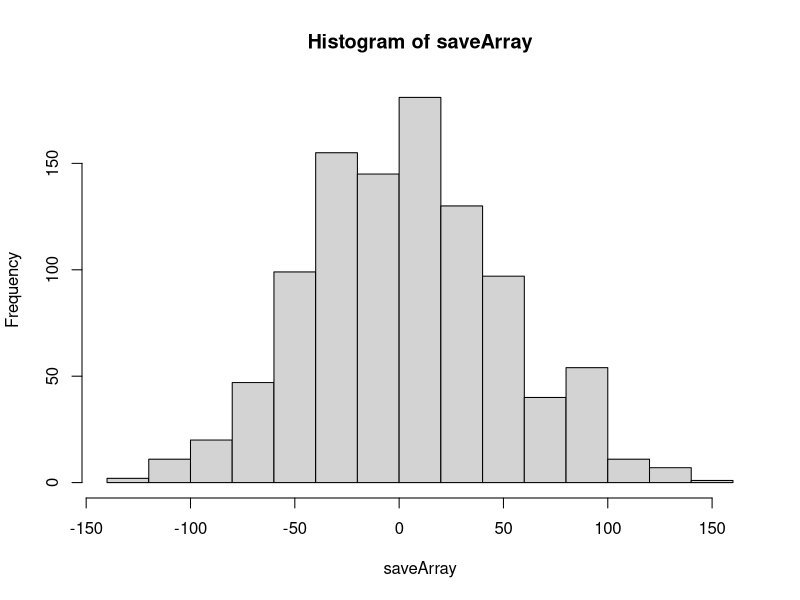

The R script that drew this image:
## ---- chunk 1
knitr::opts_chunk$set(echo = TRUE)
## ---- chunk 2
days = 1:365

nStudents = 35
nBets = nStudents*15

saveArray=vector('numeric')
for(k in 1:1000){
  bank = 0
  for(i in 1:nBets){
    sampleClass = sample(days, nStudents, replace = TRUE)

    repeats = length(unique(sampleClass))
    if (repeats == nStudents) bank = bank -4.35
    else bank = bank + 1
  }
saveArray[k]= bank
}

## ---- chunk 3
hist(saveArray)
## ---- chunk 4
print('average amt:')
print(mean(saveArray))
